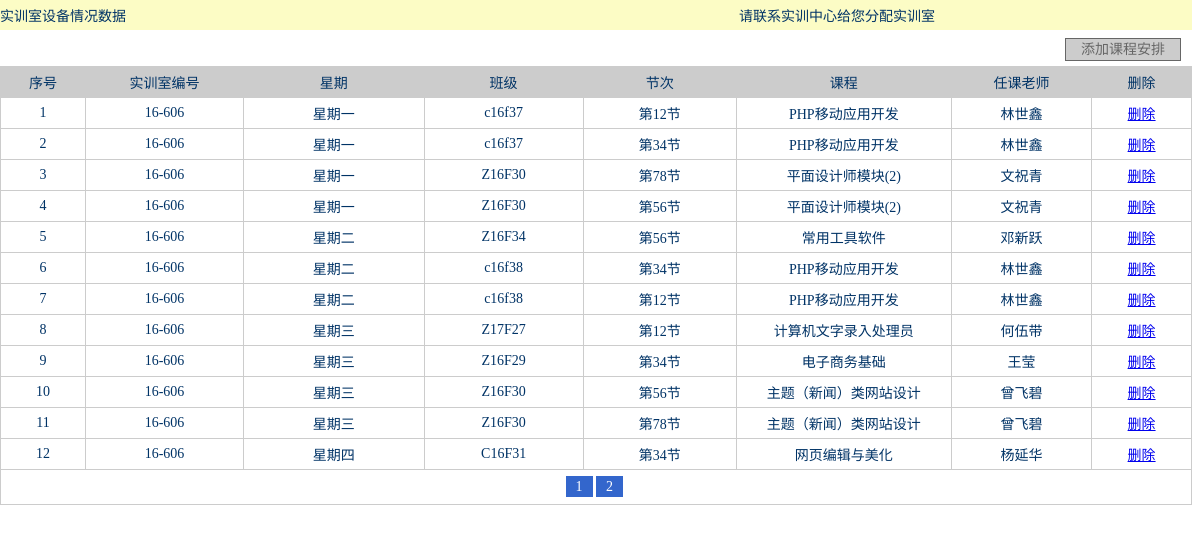
The app's page /labadmin/course_data_list.php?lab=16-606 (signed in) with its own data.
### tables this page shows
CREATE TABLE `s_class_plan` (
  `p_id` int(11) NOT NULL AUTO_INCREMENT,
  `p_shi_id` varchar(6) NOT NULL,
  `p_xingqi` int(1) NOT NULL,
  `p_class_id` varchar(6) NOT NULL,
  `p_lesson` varchar(30) NOT NULL,
  `p_teacher_id` int(1) NOT NULL,
  `p_node` varchar(4) NOT NULL,
  PRIMARY KEY (`p_id`),
  UNIQUE KEY `index_id` (`p_id`)
);

CREATE TABLE `s_user` (
  `u_id` int(11) NOT NULL AUTO_INCREMENT,
  `u_name` varchar(20) NOT NULL,
  `u_pass` varchar(200) NOT NULL,
  `u_true_name` varchar(8) NOT NULL,
  `u_right` int(1) NOT NULL,
  PRIMARY KEY (`u_id`)
);

### labadmin/course_data_list.php (the view, shortened to what this page needs)
<!DOCTYPE html PUBLIC "-//W3C//DTD XHTML 1.0 Transitional//EN" "http://www.w3.org/TR/xhtml1/DTD/xhtml1-transitional.dtd">
<html xmlns="http://www.w3.org/1999/xhtml">
<head>
<link href="../css.css" rel="stylesheet" type="text/css" />
</head>
<body>
<table width="100%" height="30" border="0" align="center" cellpadding="0" cellspacing="0" id="tlist">
    <tr>
      <td width="62%" height="30"  bgcolor="#FCFCC5">实训室设备情况数据</td>
      <td width="38%" height="30"  bgcolor="#FCFCC5">
	<?php
	include("../db_connect.php");
	if(count($labs)==0)
		echo "请联系实训中心给您分配实训室";
      ?>
      </td>
    </tr>
  </table>
  <?php
	if(isset($_GET['p']))
		$p=$_GET['p'];
	else
		$p=1;
	if(isset($_GET['lab']))
		$d=$_GET['lab'];
	$weeks=array("星期天","星期一","星期二","星期三","星期四","星期五","星期六");
	$sqls_list="select * from s_class_plan where p_shi_id='".$d."' order by p_xingqi asc";
	$rs=mysql_query($sqls_list,$conn);
	$total=mysql_num_rows($rs);
	$page_count=ceil($total/12);
	$offset=($p-1)*12;
	$sqls_list="select * from s_class_plan where p_shi_id='".$d."' order by p_xingqi asc limit ".$offset.",12";
	$rs_list=mysql_query($sqls_list,$conn);
	if($rs_list&&mysql_num_rows($rs_list)>0)
	{
?>
<table width="100%" height="34" border="0" align="center" cellpadding="0" cellspacing="1" id="tlist2">
  <tr>
    <td height="34" align="right" bgcolor="#FFFFFF"><a href="course_data_input.php" class="addnew">添加课程安排</a></td>
  </tr>
</table>
<table width="100%" height="67" border="0" align="center" cellpadding="0" cellspacing="1" id="tlist">
  <tr>
    <td width="79" align="center" bgcolor="#CCCCCC" height="30">序号</td>
    <td width="148" align="center" bgcolor="#CCCCCC">实训室编号</td>
    <td width="169" align="center" bgcolor="#CCCCCC">星期</td>
    <td width="149" align="center" bgcolor="#CCCCCC">班级</td>
    <td width="143" align="center" bgcolor="#CCCCCC">节次</td>
    <td width="202" align="center" bgcolor="#CCCCCC">课程</td>
    <td width="131" align="center" bgcolor="#CCCCCC">任课老师</td>
    <td width="93" align="center" bgcolor="#CCCCCC">删除</td>
  </tr>
  <?php for($i=0;$i<mysql_num_rows($rs_list);$i++)
  {
	  $arr_list=mysql_fetch_array($rs_list);
	  ?>
  <tr class="hang">
    <td align="center" height="30"><?php echo ($i+1);?></td>
    <td align="center"><?php echo $arr_list['p_shi_id'];?></td>
    <td align="center"><?php echo $weeks[$arr_list['p_xingqi']];?></td>
    <td align="center">
	<?php  echo $arr_list['p_class_id'];?>
	</td>
    <td align="center"><?php echo "第".$arr_list['p_node']."节";?></td>
    <td align="center"><?php echo $arr_list['p_lesson'];?></td>
    <td align="center">
	<?php
		$sqls_t_name="select u_true_name from s_user where u_id=".$arr_list['p_teacher_id'];
		$rs_t_name=mysql_query($sqls_t_name,$conn);
		$arr_t_name=mysql_fetch_array($rs_t_name);
		echo $arr_t_name['u_true_name'];
	?>
    </td>
    <td align="center"><a href="course_data_dele.php?cid=<?php echo $arr_list['p_id'];?>">删除</a></td>
  </tr>
  <?php }?>
    <tr>
    <td height="34"  colspan="10" align="center" bgcolor="#FFFFFF">
    <?php
	for($i=1;$i<=$page_count;$i++)
	{
		echo "<a href='course_data_list.php?p=".$i."&lab=".$d."' class='page'>".$i."</a>&nbsp;";
	}
	?>
    </td>
  </tr>
</table>
<?php
}
else
	echo "暂无任何课程安排数据";
?>
</body>
</html>

### css.css (style rules this page uses)
.addnew { text-decoration:none; padding-right:15px; padding-left:15px; padding-top:3px; padding-bottom:3px; font-size:14px; color:#666; margin-right:10px; border:1px solid #666; background-color:#CCC; }
.page { text-decoration:none; font-size:14px; background-color:#36C; color:#FFF; padding-bottom:3px; padding-top:3px; padding-left:10px; padding-right:10px; }
.hang { background-color:#FFF; }
#tlist { background-color: #CCC; }
body { font-size:14px; }

### labadmin/course_data_list.php (style rules this page uses)
#tlist { background-color: #CCC; font-size: 14px; color: #036; text-decoration: none; }
.hang { background-color:#FFF; }
body { margin-left: 0px; margin-top: 0px; }

### records on screen
s_class_plan: p_shi "16-606", p_xingqi "星期一", p_class "c16f37", p_node "12", p_lesson "PHP移动应用开发", s_user.u_true_name "林世鑫"
s_class_plan: p_shi "16-606", p_xingqi "星期一", p_class "c16f37", p_node "34", p_lesson "PHP移动应用开发", s_user.u_true_name "林世鑫"
s_class_plan: p_shi "16-606", p_xingqi "星期一", p_class "Z16F30", p_node "78", p_lesson "平面设计师模块(2)", s_user.u_true_name "文祝青"
s_class_plan: p_shi "16-606", p_xingqi "星期一", p_class "Z16F30", p_node "56", p_lesson "平面设计师模块(2)", s_user.u_true_name "文祝青"
s_class_plan: p_shi "16-606", p_xingqi "星期二", p_class "Z16F34", p_node "56", p_lesson "常用工具软件", s_user.u_true_name "邓新跃"
s_class_plan: p_shi "16-606", p_xingqi "星期二", p_class "c16f38", p_node "34", p_lesson "PHP移动应用开发", s_user.u_true_name "林世鑫"
s_class_plan: p_shi "16-606", p_xingqi "星期二", p_class "c16f38", p_node "12", p_lesson "PHP移动应用开发", s_user.u_true_name "林世鑫"
s_class_plan: p_shi "16-606", p_xingqi "星期三", p_class "Z17F27", p_node "12", p_lesson "计算机文字录入处理员", s_user.u_true_name "何伍带"
s_class_plan: p_shi "16-606", p_xingqi "星期三", p_class "Z16F29", p_node "34", p_lesson "电子商务基础", s_user.u_true_name "王莹"
s_class_plan: p_shi "16-606", p_xingqi "星期三", p_class "Z16F30", p_node "56", p_lesson "主题（新闻）类网站设计", s_user.u_true_name "曾飞碧"
s_class_plan: p_shi "16-606", p_xingqi "星期三", p_class "Z16F30", p_node "78", p_lesson "主题（新闻）类网站设计", s_user.u_true_name "曾飞碧"
s_class_plan: p_shi "16-606", p_xingqi "星期四", p_class "C16F31", p_node "34", p_lesson "网页编辑与美化", s_user.u_true_name "杨延华"
